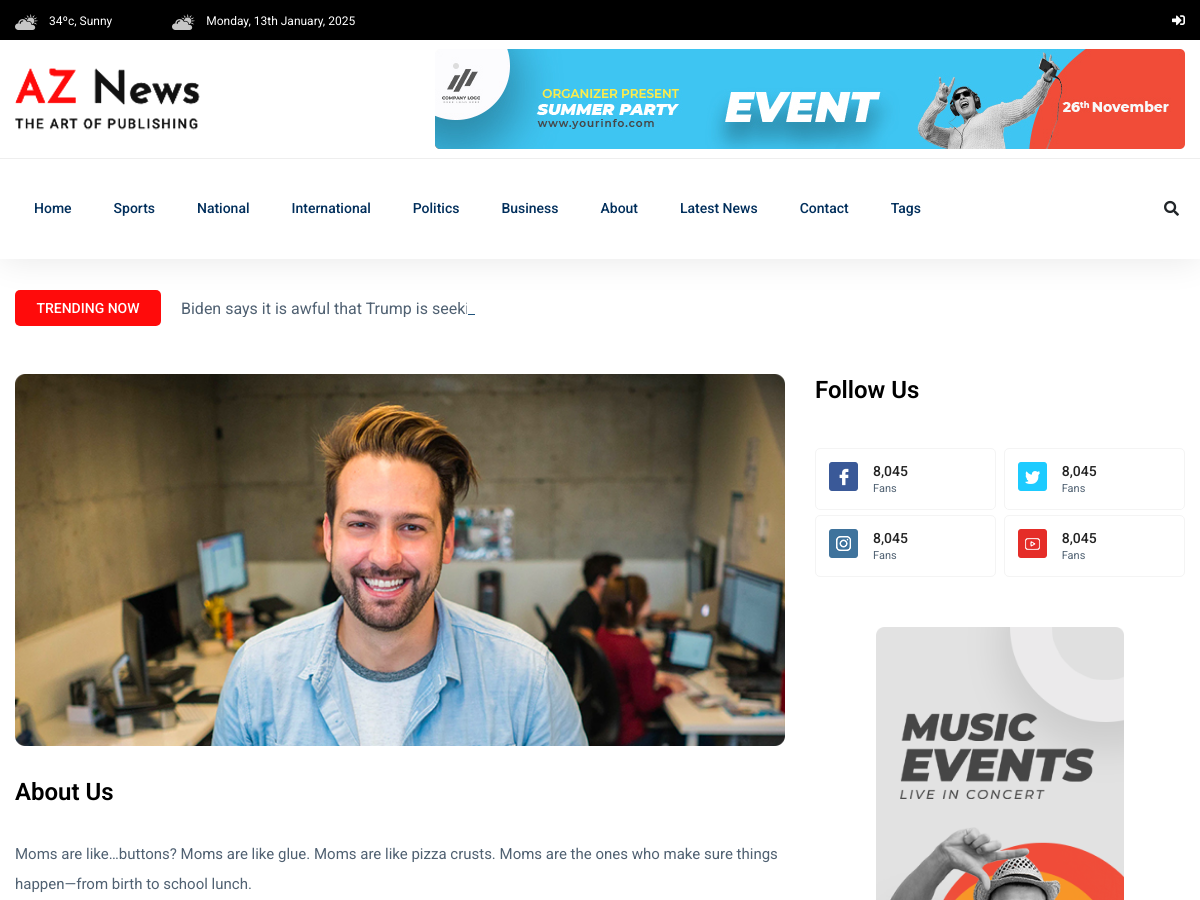
Page /about/ (upper part) on the earlier database version.
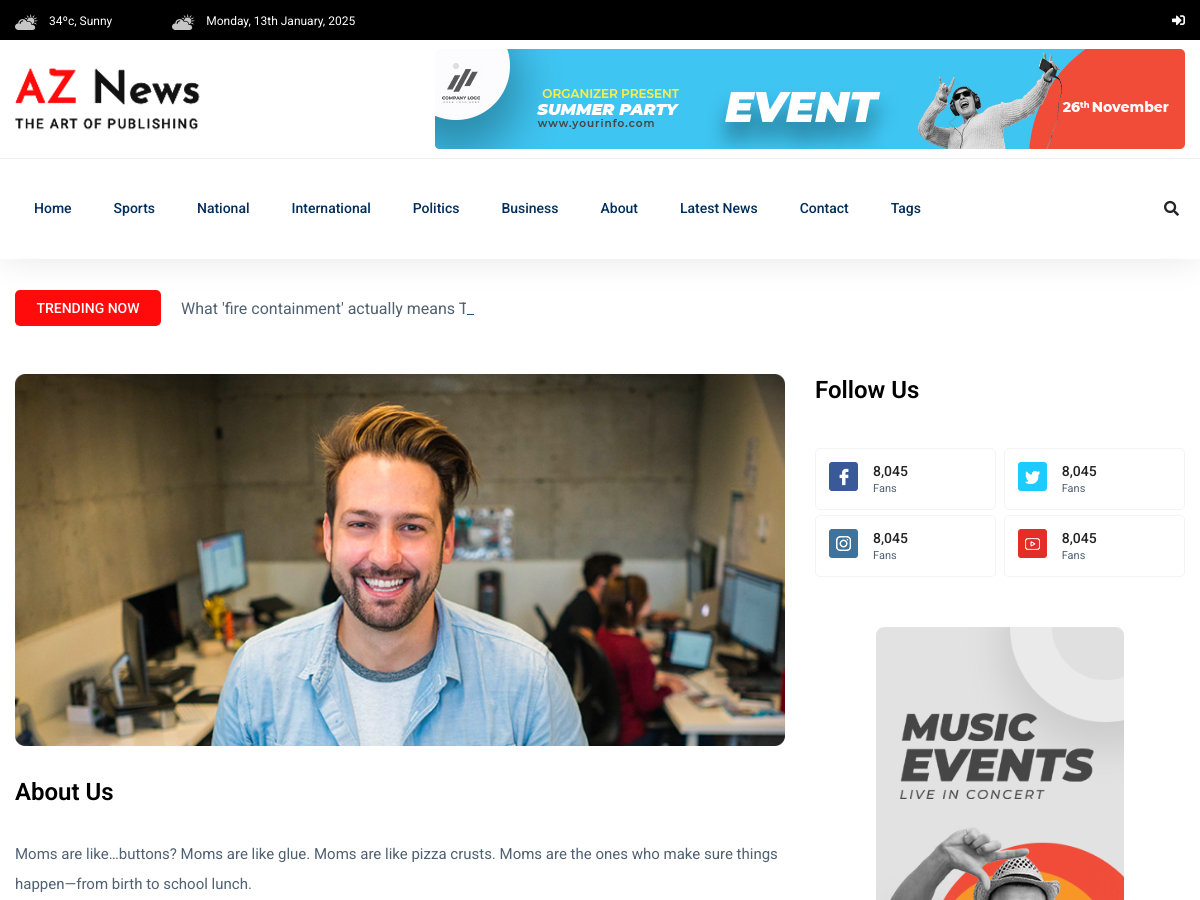
Same page on the later database version.
### newspaper/models.py (models this page shows, shortened)
class TimeStampModel(models.Model):
    created_at = models.DateTimeField(auto_now_add=True)
    updated_at = models.DateTimeField(auto_now=True)
    class Meta:
        abstract = True # Do not make table for this model

class Category(TimeStampModel):
    name = models.CharField(max_length=20)

class Post(TimeStampModel):
    STATUS_CHOICES = [
        ("active", "Active"),
        ("inactive", "Inactive"),
    ]
    title = models.CharField(max_length=200)
    content = models.TextField()
    featured_image = models.ImageField(upload_to="post_images/%Y/%m/%d", blank=False)
    author = models.ForeignKey("auth.User", on_delete=models.CASCADE)
    published_at = models.DateTimeField(null=True, blank=True)
    status = models.CharField(max_length=20, choices=STATUS_CHOICES, default="active")
    views_count = models.PositiveBigIntegerField(default=0)
    category = models.ForeignKey(Category, on_delete=models.CASCADE)
    tag = models.ManyToManyField(Tag)

### newspaper/views.py (the view)
class AboutView(TemplateView):
    template_name = "aznews/about.html"

### newspaper/navigation.py (called while the page is built)
def navigation(request):
    categories = Category.objects.all()[:5]
    tags = Tag.objects.all()[:15]
    trending_posts = Post.objects.filter(
        status="active", published_at__isnull=False
    ).order_by("-published_at", "-views_count")[:5]
    return {
        "categories": categories,
        "tags": tags,
        "trending_posts": trending_posts,
    }

### templates/aznews/about.html (shortened to what this page needs)
{% extends "aznews/base.html" %}
{% load static %}
{% block content %}
<main>
    <div class="about-area">
        <div class="container">
                {% include "aznews/main/trending/trending_title.html" %}
               <div class="row">
                    <div class="col-lg-8">
                                <div class="about-right mb-90">
                                    <div class="about-img">
                                        <img src="{% static 'aznews/assets/img/post/about_heor.jpg' %}" alt="">
                                    </div>
                                    <div class="section-tittle mb-30 pt-30">
                                        <h3>About Us</h3>
                                    </div>
                                    <div class="about-prea">
                                        <p class="about-pera1 mb-25">Moms are like…buttons? Moms are like glue. Moms are like pizza crusts. Moms are the ones who make sure things happen—from birth to school lunch.</p>
                                    </div>
                                </div>
                    </div>
                    <div class="col-lg-4">
                        <div class="section-tittle mb-40">
                            <h3>Follow Us</h3>
                        </div>
                        <div class="single-follow mb-45">
                            <div class="single-box">
                                <div class="follow-us d-flex align-items-center">
                                    <div class="follow-social">
                                        <a href="#"><img src="{% static 'aznews/assets/img/news/icon-fb.png' %}" alt=""></a>
                                    </div>
                                    <div class="follow-count">
                                        <span>8,045</span>
                                        <p>Fans</p>
                                    </div>
                                </div>
                                <div class="follow-us d-flex align-items-center">
                                    <div class="follow-social">
                                        <a href="#"><img src="{% static 'aznews/assets/img/news/icon-tw.png' %}" alt=""></a>
                                    </div>
                                    <div class="follow-count">
                                        <span>8,045</span>
                                        <p>Fans</p>
                                    </div>
                                </div>
                                    <div class="follow-us d-flex align-items-center">
                                    <div class="follow-social">
                                        <a href="#"><img src="{% static 'aznews/assets/img/news/icon-ins.png' %}" alt=""></a>
                                    </div>
                                    <div class="follow-count">
                                        <span>8,045</span>
                                        <p>Fans</p>
                                    </div>
                                </div>
                                <div class="follow-us d-flex align-items-center">
                                    <div class="follow-social">
                                        <a href="#"><img src="{% static 'aznews/assets/img/news/icon-yo.png' %}" alt=""></a>
                                    </div>
                                    <div class="follow-count">
                                        <span>8,045</span>
                                        <p>Fans</p>
                                    </div>
                                </div>
                            </div>
                        </div>
                        <div class="news-poster d-none d-lg-block">
                            <img src="{% static 'aznews/assets/img/news/news_card.jpg' %}" alt="">
                        </div>
                    </div>
               </div>
        </div>
    </div>
</main>
{% endblock content %}

### templates/aznews/base.html (shortened to what this page needs)
{% load static %}
<!DOCTYPE html>
<html class="no-js" lang="zxx">
    <head>
        <link rel="stylesheet"
              href="{% static 'aznews/assets/css/bootstrap.min.css' %}">
        <link rel="stylesheet"
              href="{% static 'aznews/assets/css/owl.carousel.min.css' %}">
        <link rel="stylesheet"
              href="{% static 'aznews/assets/css/ticker-style.css' %}">
        <link rel="stylesheet" href="{% static 'aznews/assets/css/flaticon.css' %}">
        <link rel="stylesheet" href="{% static 'aznews/assets/css/slicknav.css' %}">
        <link rel="stylesheet"
              href="{% static 'aznews/assets/css/animate.min.css' %}">
        <link rel="stylesheet"
              href="{% static 'aznews/assets/css/magnific-popup.css' %}">
        <link rel="stylesheet"
              href="{% static 'aznews/assets/css/fontawesome-all.min.css' %}">
        <link rel="stylesheet"
              href="{% static 'aznews/assets/css/themify-icons.css' %}">
        <link rel="stylesheet" href="{% static 'aznews/assets/css/slick.css' %}">
        <link rel="stylesheet"
              href="{% static 'aznews/assets/css/nice-select.css' %}">
        <link rel="stylesheet" href="{% static 'aznews/assets/css/style.css' %}">
    </head>
    <body>
        {% include "aznews/header/header.html" %}
        {% block content %}
        {% endblock content %}
    </body>
</html>

### templates/aznews/header/header.html (shortened to what this page needs)
{% load static %}
<header>
    <div class="header-area">
        <div class="main-header ">
            <div class="header-top black-bg d-none d-md-block">
                <div class="container">
                    <div class="col-xl-12">
                        <div class="row d-flex justify-content-between align-items-center">
                            <div class="header-info-left">
                                <ul>
                                    <li>
                                        <img src="{% static 'aznews/assets/img/icon/header_icon1.png' %}" alt="">
                                        34ºc, Sunny
                                    </li>
                                    <li>
                                        <img src="{% static 'aznews/assets/img/icon/header_icon1.png' %}" alt="">
                                        {% now "l, jS F, Y" %}
                                    </li>
                                </ul>
                            </div>
                            <div class="header-info-right">
                                <ul class="header-social">
                                    {% if user.is_authenticated %}
                                        <li>
                                            <a href="{% url 'logout' %}"><i class="fas fa-sign-out-alt"></i></a>
                                        </li>
                                        <li>
                                            <a href="{% url 'blog:draft-list' %}"><i class="fas fa-tasks"></i></a>
                                        </li>
                                        <li>
                                            <a href="{% url 'blog:post-create' %}"><i class="fas fa-plus"></i></a>
                                        </li>
                                    {% else %}
                                        <li>
                                            <a href="{% url 'login' %}"><i class="fas fa-sign-in-alt"></i></a>
                                        </li>
                                    {% endif %}
                                </ul>
                            </div>
                        </div>
                    </div>
                </div>
            </div>
            <div class="header-mid d-none d-md-block">
                <div class="container">
                    <div class="row d-flex align-items-center">
                        <div class="col-xl-3 col-lg-3 col-md-3">
                            <div class="logo">
                                <a href="/">
                                    <img src="{% static 'aznews/assets/img/logo/logo.png' %}" alt="">
                                </a>
                            </div>
                        </div>
                        <div class="col-xl-9 col-lg-9 col-md-9">
                            <div class="header-banner f-right ">
                                <img src="{% static 'aznews/assets/img/hero/header_card.jpg' %}" alt="">
                            </div>
                        </div>
                    </div>
                </div>
            </div>
            <div class="header-bottom header-sticky">
                <div class="container">
                    <div class="row align-items-center">
                        <div class="col-xl-10 col-lg-10 col-md-12 header-flex">
                            <div class="main-menu d-none d-md-block">
                                <nav>
                                    <ul id="navigation">
                                        <li>
                                            <a href="/">Home</a>
                                        </li>
                                        {% for category in categories %}
                                            <li>
                                                <a href="{% url 'post-by-category' category.pk %}">{{ category.name }}</a>
                                            </li>
                                        {% endfor %}
                                        <li>
                                            <a href="{% url 'about' %}">About</a>
                                        </li>
                                        <li>
                                            <a href="{% url 'post-list' %}">Latest News</a>
                                        </li>
                                        <li>
                                            <a href="{% url 'contact' %}">Contact</a>
                                        </li>
                                        <li>
                                            <a href="#">Tags</a>
                                        </li>
                                    </ul>
                                </nav>
                            </div>
                        </div>
                        <div class="col-xl-2 col-lg-2 col-md-4">
                            <div class="header-right-btn f-right d-none d-lg-block">
                                <i class="fas fa-search special-tag"></i>
                            </div>
                        </div>
                        <div class="col-12">
                        </div>
                    </div>
                </div>
            </div>
        </div>
    </div>
</header>

### templates/aznews/main/trending/trending_title.html
<div class="row">
    <div class="col-lg-12">
        <div class="trending-tittle">
            <strong>Trending now</strong>
            <div class="trending-animated">
                <ul id="js-news" class="js-hidden">
                    {% for trending_post in trending_posts %}
                    <li class="news-item">{{ trending_post.title }}</li>
                    {% endfor %}
                </ul>
            </div>
        </div>
    </div>
</div>

### templates/aznews/footer/footer.html (shortened to what this page needs)
{% load static %}

Differences in the rows shown:
no longer on this page (row edited): Post: title "Biden says it is awful that Trump is seeking…"
added Post: title "What 'fire containment' actually means…"
